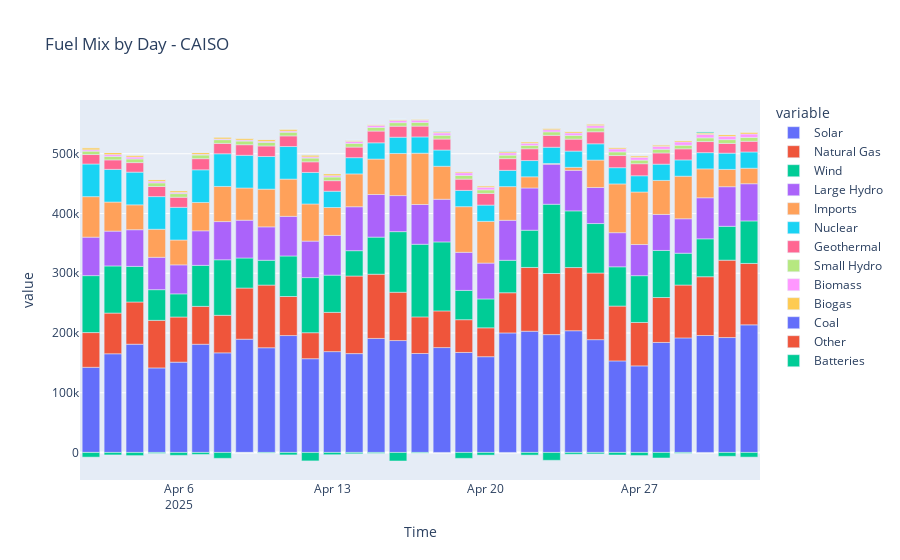

Notebook cell for this chart:
### Code cell
hourly_mix = mix_df.set_index("Time").resample("H").mean()

daily_mix = (
    hourly_mix
    .select_dtypes(include='number')
    .resample("D").sum()
    .reset_index()
    .iloc[1:-1]
)

top_sources = daily_mix.drop(columns=["Time"]).sum().sort_values(ascending=False).index.tolist()
fig = px.bar(daily_mix, x="Time", y=top_sources, title="Fuel Mix by Day - CAISO")
fig.show()
